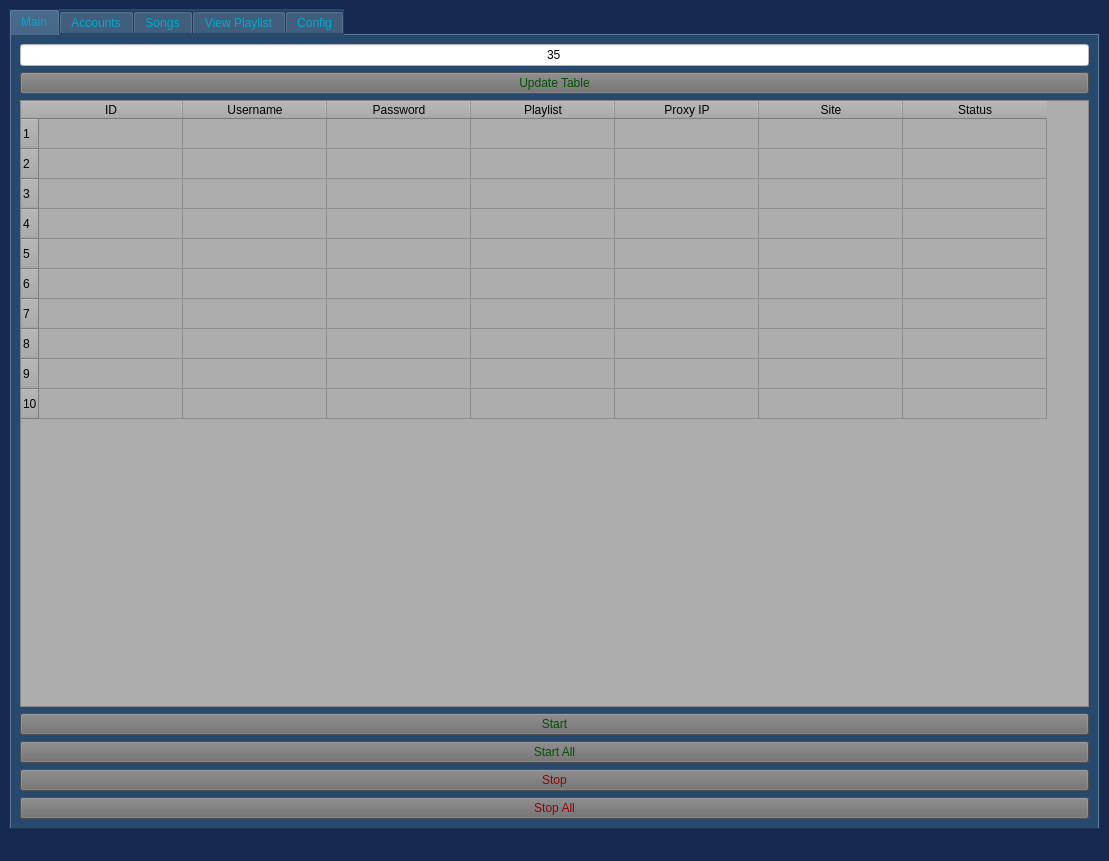
<?xml version="1.0" encoding="UTF-8"?>
<ui version="4.0">
 <class>MainWindow</class>
 <widget class="QMainWindow" name="MainWindow">
  <property name="geometry">
   <rect>
    <x>0</x>
    <y>0</y>
    <width>1109</width>
    <height>861</height>
   </rect>
  </property>
  <property name="sizePolicy">
   <sizepolicy hsizetype="Maximum" vsizetype="Fixed">
    <horstretch>0</horstretch>
    <verstretch>0</verstretch>
   </sizepolicy>
  </property>
  <property name="windowTitle">
   <string>DoDoe Viral</string>
  </property>
  <property name="autoFillBackground">
   <bool>false</bool>
  </property>
  <property name="styleSheet">
   <string notr="true">background-color:  #142850;</string>
  </property>
  <widget class="QWidget" name="centralwidget">
   <layout class="QGridLayout" name="gridLayout_2">
    <item row="0" column="2">
     <widget class="QTabWidget" name="column">
      <property name="autoFillBackground">
       <bool>false</bool>
      </property>
      <property name="styleSheet">
       <string notr="true">font: 20pt &quot;Times New Roman&quot;;
color:  #00a8cc;
background-color: #27496d;
</string>
      </property>
      <property name="currentIndex">
       <number>0</number>
      </property>
      <widget class="QWidget" name="tab_1">
       <attribute name="title">
        <string>Main</string>
       </attribute>
       <layout class="QGridLayout" name="gridLayout_3">
        <item row="2" column="1">
         <widget class="QTableWidget" name="tableWidget_mainTable">
          <property name="styleSheet">
           <string notr="true">color: rgb(0, 0, 0);
background-color: rgb(173, 173, 173);</string>
          </property>
          <property name="rowCount">
           <number>10</number>
          </property>
          <attribute name="horizontalHeaderDefaultSectionSize">
           <number>144</number>
          </attribute>
          <row/>
          <row/>
          <row/>
          <row/>
          <row/>
          <row/>
          <row/>
          <row/>
          <row/>
          <row/>
          <column>
           <property name="text">
            <string>ID</string>
           </property>
           <property name="textAlignment">
            <set>AlignCenter</set>
           </property>
          </column>
          <column>
           <property name="text">
            <string>Username</string>
           </property>
           <property name="textAlignment">
            <set>AlignCenter</set>
           </property>
          </column>
          <column>
           <property name="text">
            <string>Password</string>
           </property>
           <property name="textAlignment">
            <set>AlignCenter</set>
           </property>
          </column>
          <column>
           <property name="text">
            <string>Playlist</string>
           </property>
           <property name="textAlignment">
            <set>AlignCenter</set>
           </property>
          </column>
          <column>
           <property name="text">
            <string>Proxy IP</string>
           </property>
           <property name="textAlignment">
            <set>AlignCenter</set>
           </property>
          </column>
          <column>
           <property name="text">
            <string>Site</string>
           </property>
           <property name="textAlignment">
            <set>AlignCenter</set>
           </property>
          </column>
          <column>
           <property name="text">
            <string>Status</string>
           </property>
           <property name="textAlignment">
            <set>AlignCenter</set>
           </property>
          </column>
         </widget>
        </item>
        <item row="4" column="1">
         <widget class="QPushButton" name="pushButton_mainStartAll">
          <property name="sizePolicy">
           <sizepolicy hsizetype="Minimum" vsizetype="Minimum">
            <horstretch>0</horstretch>
            <verstretch>0</verstretch>
           </sizepolicy>
          </property>
          <property name="styleSheet">
           <string notr="true">background-color: rgb(109, 109, 109);
color: rgb(0, 81, 0);</string>
          </property>
          <property name="text">
           <string>Start All</string>
          </property>
         </widget>
        </item>
        <item row="1" column="1">
         <widget class="QPushButton" name="pushButton_updateMainTable">
          <property name="styleSheet">
           <string notr="true">background-color: rgb(109, 109, 109);
color: rgb(0, 81, 0);</string>
          </property>
          <property name="text">
           <string>Update Table</string>
          </property>
         </widget>
        </item>
        <item row="3" column="1">
         <widget class="QPushButton" name="pushButton_mainStart">
          <property name="sizePolicy">
           <sizepolicy hsizetype="Minimum" vsizetype="Minimum">
            <horstretch>0</horstretch>
            <verstretch>0</verstretch>
           </sizepolicy>
          </property>
          <property name="styleSheet">
           <string notr="true">background-color: rgb(109, 109, 109);
color: rgb(0, 81, 0);</string>
          </property>
          <property name="text">
           <string>Start</string>
          </property>
         </widget>
        </item>
        <item row="0" column="1">
         <widget class="QLineEdit" name="lineEdit_time_duration">
          <property name="styleSheet">
           <string notr="true">background-color: rgb(255, 255, 255);
color: rgb(0, 0, 0);</string>
          </property>
          <property name="text">
           <string>35</string>
          </property>
          <property name="alignment">
           <set>Qt::AlignCenter</set>
          </property>
         </widget>
        </item>
        <item row="6" column="1">
         <widget class="QPushButton" name="pushButton_mainStop">
          <property name="sizePolicy">
           <sizepolicy hsizetype="Minimum" vsizetype="Minimum">
            <horstretch>0</horstretch>
            <verstretch>0</verstretch>
           </sizepolicy>
          </property>
          <property name="styleSheet">
           <string notr="true">background-color: rgb(109, 109, 109);
color: rgb(152, 0, 0);</string>
          </property>
          <property name="text">
           <string>Stop</string>
          </property>
         </widget>
        </item>
        <item row="7" column="1">
         <widget class="QPushButton" name="pushButton_stop_all">
          <property name="styleSheet">
           <string notr="true">background-color: rgb(109, 109, 109);
color: rgb(152, 0, 0);</string>
          </property>
          <property name="text">
           <string>Stop All</string>
          </property>
         </widget>
        </item>
       </layout>
      </widget>
      <widget class="QWidget" name="tab">
       <attribute name="title">
        <string>Accounts</string>
       </attribute>
       <layout class="QGridLayout" name="gridLayout_4">
        <item row="1" column="3">
         <widget class="QLineEdit" name="lineEdit_accUsername">
          <property name="styleSheet">
           <string notr="true">color: rgb(0, 0, 0);
background-color: rgb(255, 255, 255);

</string>
          </property>
         </widget>
        </item>
        <item row="3" column="3">
         <widget class="QLineEdit" name="lineEdit_accPlaylist">
          <property name="styleSheet">
           <string notr="true">color: rgb(0, 0, 0);
background-color: rgb(255, 255, 255);

</string>
          </property>
         </widget>
        </item>
        <item row="5" column="3">
         <widget class="QPushButton" name="pushButton_account_add_db">
          <property name="styleSheet">
           <string notr="true">background-color: rgb(109, 109, 109);
color: rgb(0, 81, 0);</string>
          </property>
          <property name="text">
           <string>Add to Database</string>
          </property>
         </widget>
        </item>
        <item row="2" column="3">
         <widget class="QLineEdit" name="lineEdit_accPass">
          <property name="styleSheet">
           <string notr="true">color: rgb(0, 0, 0);
background-color: rgb(255, 255, 255);

</string>
          </property>
         </widget>
        </item>
        <item row="6" column="3">
         <widget class="QLineEdit" name="lineEdit_accId">
          <property name="styleSheet">
           <string notr="true">color: rgb(0, 0, 0);
background-color: rgb(255, 255, 255);

</string>
          </property>
         </widget>
        </item>
        <item row="10" column="1" colspan="3">
         <widget class="QPushButton" name="pushButton_account_refresh_table">
          <property name="styleSheet">
           <string notr="true">background-color: rgb(109, 109, 109);
color: rgb(0, 81, 0);</string>
          </property>
          <property name="text">
           <string>Refresh Table</string>
          </property>
         </widget>
        </item>
        <item row="6" column="2">
         <widget class="QLabel" name="label_12">
          <property name="text">
           <string>ID</string>
          </property>
          <property name="alignment">
           <set>Qt::AlignCenter</set>
          </property>
         </widget>
        </item>
        <item row="1" column="2">
         <widget class="QLabel" name="label_8">
          <property name="text">
           <string>Username</string>
          </property>
          <property name="alignment">
           <set>Qt::AlignCenter</set>
          </property>
         </widget>
        </item>
        <item row="8" column="3">
         <widget class="QPushButton" name="pushButton_accRemFromDb">
          <property name="styleSheet">
           <string notr="true">background-color: rgb(109, 109, 109);
color: rgb(152, 0, 0);</string>
          </property>
          <property name="text">
           <string>Remove from Database</string>
          </property>
         </widget>
        </item>
        <item row="3" column="2">
         <widget class="QLabel" name="label_2">
          <property name="text">
           <string>Playlist</string>
          </property>
          <property name="alignment">
           <set>Qt::AlignCenter</set>
          </property>
         </widget>
        </item>
        <item row="9" column="1" colspan="3">
         <widget class="QTableWidget" name="tableWidget_accTable">
          <property name="styleSheet">
           <string notr="true">color: rgb(0, 0, 0);
background-color: rgb(173, 173, 173);</string>
          </property>
          <property name="rowCount">
           <number>3</number>
          </property>
          <attribute name="horizontalHeaderDefaultSectionSize">
           <number>171</number>
          </attribute>
          <row/>
          <row/>
          <row/>
          <column>
           <property name="text">
            <string>ID</string>
           </property>
           <property name="textAlignment">
            <set>AlignCenter</set>
           </property>
          </column>
          <column>
           <property name="text">
            <string>Username</string>
           </property>
           <property name="textAlignment">
            <set>AlignCenter</set>
           </property>
          </column>
          <column>
           <property name="text">
            <string>Password</string>
           </property>
           <property name="textAlignment">
            <set>AlignCenter</set>
           </property>
          </column>
          <column>
           <property name="text">
            <string>Playlist</string>
           </property>
           <property name="textAlignment">
            <set>AlignCenter</set>
           </property>
          </column>
          <column>
           <property name="text">
            <string>Proxy IP</string>
           </property>
           <property name="textAlignment">
            <set>AlignCenter</set>
           </property>
          </column>
          <column>
           <property name="text">
            <string>Site</string>
           </property>
           <property name="textAlignment">
            <set>AlignCenter</set>
           </property>
          </column>
         </widget>
        </item>
        <item row="2" column="2">
         <widget class="QLabel" name="label_9">
          <property name="text">
           <string>Password</string>
          </property>
          <property name="alignment">
           <set>Qt::AlignCenter</set>
          </property>
         </widget>
        </item>
        <item row="4" column="3">
         <widget class="QLineEdit" name="lineEdit_proxy_ip">
          <property name="styleSheet">
           <string notr="true">color: rgb(0, 0, 0);
background-color: rgb(255, 255, 255);

</string>
          </property>
         </widget>
        </item>
        <item row="4" column="2">
         <widget class="QLabel" name="label_16">
          <property name="text">
           <string>Proxy IP</string>
          </property>
         </widget>
        </item>
       </layout>
      </widget>
      <widget class="QWidget" name="tab_2">
       <attribute name="title">
        <string>Songs</string>
       </attribute>
       <layout class="QGridLayout" name="gridLayout">
        <item row="7" column="1">
         <widget class="QPushButton" name="pushButton_songsRemFromDb">
          <property name="styleSheet">
           <string notr="true">background-color: rgb(109, 109, 109);
color: rgb(152, 0, 0);</string>
          </property>
          <property name="text">
           <string>Remove from Database</string>
          </property>
         </widget>
        </item>
        <item row="3" column="1">
         <widget class="QLineEdit" name="lineEdit_songsPlaylist">
          <property name="styleSheet">
           <string notr="true">color: rgb(0, 0, 0);
background-color: rgb(255, 255, 255);

</string>
          </property>
         </widget>
        </item>
        <item row="0" column="0">
         <widget class="QLabel" name="label_6">
          <property name="text">
           <string>Stream Link</string>
          </property>
          <property name="alignment">
           <set>Qt::AlignCenter</set>
          </property>
         </widget>
        </item>
        <item row="9" column="0" colspan="2">
         <widget class="QPushButton" name="pushButton_songsRefreshTable">
          <property name="styleSheet">
           <string notr="true">background-color: rgb(109, 109, 109);
color: rgb(0, 81, 0);</string>
          </property>
          <property name="text">
           <string>Refresh Table</string>
          </property>
         </widget>
        </item>
        <item row="5" column="1">
         <widget class="QPushButton" name="pushButton_songsAddToDb">
          <property name="styleSheet">
           <string notr="true">background-color: rgb(109, 109, 109);
color: rgb(0, 81, 0);</string>
          </property>
          <property name="text">
           <string>Add to Database</string>
          </property>
         </widget>
        </item>
        <item row="2" column="1">
         <widget class="QLineEdit" name="lineEdit_songsName">
          <property name="styleSheet">
           <string notr="true">color: rgb(0, 0, 0);
background-color: rgb(255, 255, 255);

</string>
          </property>
         </widget>
        </item>
        <item row="3" column="0">
         <widget class="QLabel" name="label_3">
          <property name="text">
           <string>Playlist</string>
          </property>
          <property name="alignment">
           <set>Qt::AlignCenter</set>
          </property>
         </widget>
        </item>
        <item row="0" column="1">
         <widget class="QLineEdit" name="lineEdit_songsLink">
          <property name="styleSheet">
           <string notr="true">color: rgb(0, 0, 0);
background-color: rgb(255, 255, 255);

</string>
          </property>
          <property name="alignment">
           <set>Qt::AlignLeading|Qt::AlignLeft|Qt::AlignVCenter</set>
          </property>
         </widget>
        </item>
        <item row="6" column="0">
         <widget class="QLabel" name="label_13">
          <property name="text">
           <string>ID</string>
          </property>
          <property name="alignment">
           <set>Qt::AlignCenter</set>
          </property>
         </widget>
        </item>
        <item row="2" column="0">
         <widget class="QLabel" name="label_7">
          <property name="text">
           <string>Song Name</string>
          </property>
          <property name="alignment">
           <set>Qt::AlignCenter</set>
          </property>
         </widget>
        </item>
        <item row="6" column="1">
         <widget class="QLineEdit" name="lineEdit_songsId">
          <property name="styleSheet">
           <string notr="true">color: rgb(0, 0, 0);
background-color: rgb(255, 255, 255);

</string>
          </property>
         </widget>
        </item>
        <item row="8" column="0" colspan="2">
         <widget class="QTableWidget" name="tableWidget_songsTable">
          <property name="styleSheet">
           <string notr="true">color: rgb(0, 0, 0);
background-color: rgb(173, 173, 173);

</string>
          </property>
          <property name="rowCount">
           <number>3</number>
          </property>
          <attribute name="horizontalHeaderDefaultSectionSize">
           <number>171</number>
          </attribute>
          <row/>
          <row/>
          <row/>
          <column>
           <property name="text">
            <string>ID</string>
           </property>
           <property name="textAlignment">
            <set>AlignCenter</set>
           </property>
          </column>
          <column>
           <property name="text">
            <string>Count</string>
           </property>
           <property name="textAlignment">
            <set>AlignCenter</set>
           </property>
          </column>
          <column>
           <property name="text">
            <string>Streams</string>
           </property>
           <property name="textAlignment">
            <set>AlignCenter</set>
           </property>
          </column>
          <column>
           <property name="text">
            <string>Song Name</string>
           </property>
           <property name="textAlignment">
            <set>AlignCenter</set>
           </property>
          </column>
          <column>
           <property name="text">
            <string>Playlist</string>
           </property>
           <property name="textAlignment">
            <set>AlignCenter</set>
           </property>
          </column>
          <column>
           <property name="text">
            <string>Site</string>
           </property>
           <property name="textAlignment">
            <set>AlignCenter</set>
           </property>
          </column>
         </widget>
        </item>
       </layout>
      </widget>
      <widget class="QWidget" name="tab_4">
       <attribute name="title">
        <string>View Playlist</string>
       </attribute>
       <layout class="QGridLayout" name="gridLayout_6">
        <item row="1" column="0" colspan="2">
         <widget class="QTableWidget" name="tableWidget_viewPlayListTable">
          <property name="styleSheet">
           <string notr="true">color: rgb(0, 0, 0);
background-color: rgb(173, 173, 173);

</string>
          </property>
          <property name="rowCount">
           <number>3</number>
          </property>
          <attribute name="horizontalHeaderDefaultSectionSize">
           <number>171</number>
          </attribute>
          <row/>
          <row/>
          <row/>
          <column>
           <property name="text">
            <string>ID</string>
           </property>
           <property name="textAlignment">
            <set>AlignCenter</set>
           </property>
          </column>
          <column>
           <property name="text">
            <string>Count</string>
           </property>
           <property name="textAlignment">
            <set>AlignCenter</set>
           </property>
          </column>
          <column>
           <property name="text">
            <string>Streams</string>
           </property>
           <property name="textAlignment">
            <set>AlignCenter</set>
           </property>
          </column>
          <column>
           <property name="text">
            <string>Songs</string>
           </property>
           <property name="textAlignment">
            <set>AlignCenter</set>
           </property>
          </column>
          <column>
           <property name="text">
            <string>Playlist</string>
           </property>
           <property name="textAlignment">
            <set>AlignCenter</set>
           </property>
          </column>
          <column>
           <property name="text">
            <string>Site</string>
           </property>
           <property name="textAlignment">
            <set>AlignCenter</set>
           </property>
          </column>
         </widget>
        </item>
        <item row="0" column="0">
         <widget class="QLabel" name="label_4">
          <property name="text">
           <string>Playlist</string>
          </property>
          <property name="alignment">
           <set>Qt::AlignCenter</set>
          </property>
         </widget>
        </item>
        <item row="2" column="0" colspan="2">
         <widget class="QPushButton" name="pushButton_viewShowPlaylist">
          <property name="styleSheet">
           <string notr="true">background-color: rgb(109, 109, 109);
color: rgb(0, 81, 0);</string>
          </property>
          <property name="text">
           <string>Show Playlist</string>
          </property>
         </widget>
        </item>
        <item row="0" column="1">
         <widget class="QLineEdit" name="lineEdit_viewPlaylist">
          <property name="styleSheet">
           <string notr="true">color: rgb(0, 0, 0);
background-color: rgb(255, 255, 255);

</string>
          </property>
          <property name="text">
           <string>Demo</string>
          </property>
         </widget>
        </item>
       </layout>
      </widget>
      <widget class="QWidget" name="tab_3">
       <attribute name="title">
        <string>Config</string>
       </attribute>
       <layout class="QGridLayout" name="gridLayout_7">
        <item row="0" column="1">
         <widget class="QRadioButton" name="radioButton_spotify">
          <property name="sizePolicy">
           <sizepolicy hsizetype="MinimumExpanding" vsizetype="Fixed">
            <horstretch>0</horstretch>
            <verstretch>0</verstretch>
           </sizepolicy>
          </property>
          <property name="text">
           <string>Spotify</string>
          </property>
          <property name="checked">
           <bool>true</bool>
          </property>
         </widget>
        </item>
        <item row="5" column="0">
         <widget class="QLabel" name="label_10">
          <property name="text">
           <string>DB User</string>
          </property>
          <property name="alignment">
           <set>Qt::AlignCenter</set>
          </property>
         </widget>
        </item>
        <item row="7" column="1">
         <widget class="QLineEdit" name="lineEdit_proxy_user">
          <property name="styleSheet">
           <string notr="true">background-color: rgb(255, 255, 255);
color: rgb(0, 0, 0);</string>
          </property>
         </widget>
        </item>
        <item row="6" column="0">
         <widget class="QLabel" name="label_11">
          <property name="text">
           <string>DB Pass</string>
          </property>
          <property name="alignment">
           <set>Qt::AlignCenter</set>
          </property>
         </widget>
        </item>
        <item row="4" column="1">
         <widget class="QLineEdit" name="lineEdit_db_port">
          <property name="styleSheet">
           <string notr="true">background-color: rgb(255, 255, 255);
color: rgb(0, 0, 0);</string>
          </property>
         </widget>
        </item>
        <item row="5" column="1">
         <widget class="QLineEdit" name="lineEdit_db_user">
          <property name="styleSheet">
           <string notr="true">background-color: rgb(255, 255, 255);
color: rgb(0, 0, 0);</string>
          </property>
         </widget>
        </item>
        <item row="8" column="0">
         <widget class="QLabel" name="label_15">
          <property name="text">
           <string>Proxy Pass</string>
          </property>
          <property name="alignment">
           <set>Qt::AlignCenter</set>
          </property>
         </widget>
        </item>
        <item row="8" column="1">
         <widget class="QLineEdit" name="lineEdit_proxy_pass">
          <property name="styleSheet">
           <string notr="true">background-color: rgb(255, 255, 255);
color: rgb(0, 0, 0);</string>
          </property>
         </widget>
        </item>
        <item row="3" column="1">
         <widget class="QLineEdit" name="lineEdit_db_ip">
          <property name="styleSheet">
           <string notr="true">background-color: rgb(255, 255, 255);
color: rgb(0, 0, 0);</string>
          </property>
         </widget>
        </item>
        <item row="10" column="1">
         <widget class="QPushButton" name="pushButton_create_db_table">
          <property name="styleSheet">
           <string notr="true">background-color: rgb(109, 109, 109);
color: rgb(0, 81, 0);</string>
          </property>
          <property name="text">
           <string>Create DB and Tables</string>
          </property>
         </widget>
        </item>
        <item row="3" column="0">
         <widget class="QLabel" name="label">
          <property name="text">
           <string>DB IP</string>
          </property>
          <property name="alignment">
           <set>Qt::AlignCenter</set>
          </property>
         </widget>
        </item>
        <item row="11" column="1">
         <widget class="QPushButton" name="pushButton_create_demo_playlist">
          <property name="styleSheet">
           <string notr="true">background-color: rgb(109, 109, 109);
color: rgb(0, 81, 0);</string>
          </property>
          <property name="text">
           <string>Create Demo Playlist</string>
          </property>
         </widget>
        </item>
        <item row="2" column="1">
         <widget class="QRadioButton" name="radioButton_tidal">
          <property name="sizePolicy">
           <sizepolicy hsizetype="MinimumExpanding" vsizetype="Minimum">
            <horstretch>0</horstretch>
            <verstretch>0</verstretch>
           </sizepolicy>
          </property>
          <property name="text">
           <string>Tidal</string>
          </property>
         </widget>
        </item>
        <item row="6" column="1">
         <widget class="QLineEdit" name="lineEdit_db_pass">
          <property name="styleSheet">
           <string notr="true">background-color: rgb(255, 255, 255);
color: rgb(0, 0, 0);</string>
          </property>
         </widget>
        </item>
        <item row="4" column="0">
         <widget class="QLabel" name="label_5">
          <property name="text">
           <string>DB Port</string>
          </property>
          <property name="alignment">
           <set>Qt::AlignCenter</set>
          </property>
         </widget>
        </item>
        <item row="7" column="0">
         <widget class="QLabel" name="label_14">
          <property name="text">
           <string>Proxy User</string>
          </property>
          <property name="alignment">
           <set>Qt::AlignCenter</set>
          </property>
         </widget>
        </item>
        <item row="9" column="1">
         <widget class="QLineEdit" name="lineEdit_proxy_port">
          <property name="styleSheet">
           <string notr="true">background-color: rgb(255, 255, 255);
color: rgb(0, 0, 0);</string>
          </property>
         </widget>
        </item>
        <item row="9" column="0">
         <widget class="QLabel" name="label_17">
          <property name="text">
           <string>Proxy Port</string>
          </property>
         </widget>
        </item>
       </layout>
      </widget>
     </widget>
    </item>
   </layout>
  </widget>
  <widget class="QStatusBar" name="statusbar"/>
 </widget>
 <resources/>
 <connections>
  <connection>
   <sender>pushButton_stop_all</sender>
   <signal>clicked()</signal>
   <receiver>tableWidget_mainTable</receiver>
   <slot>clearSelection()</slot>
   <hints>
    <hint type="sourcelabel">
     <x>546</x>
     <y>785</y>
    </hint>
    <hint type="destinationlabel">
     <x>532</x>
     <y>526</y>
    </hint>
   </hints>
  </connection>
  <connection>
   <sender>pushButton_mainStartAll</sender>
   <signal>clicked()</signal>
   <receiver>tableWidget_mainTable</receiver>
   <slot>selectAll()</slot>
   <hints>
    <hint type="sourcelabel">
     <x>595</x>
     <y>703</y>
    </hint>
    <hint type="destinationlabel">
     <x>585</x>
     <y>517</y>
    </hint>
   </hints>
  </connection>
 </connections>
</ui>
